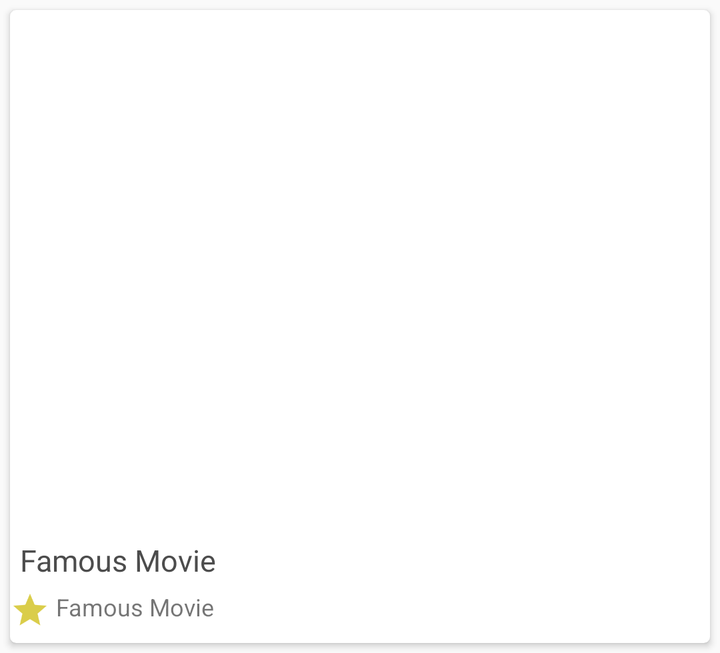
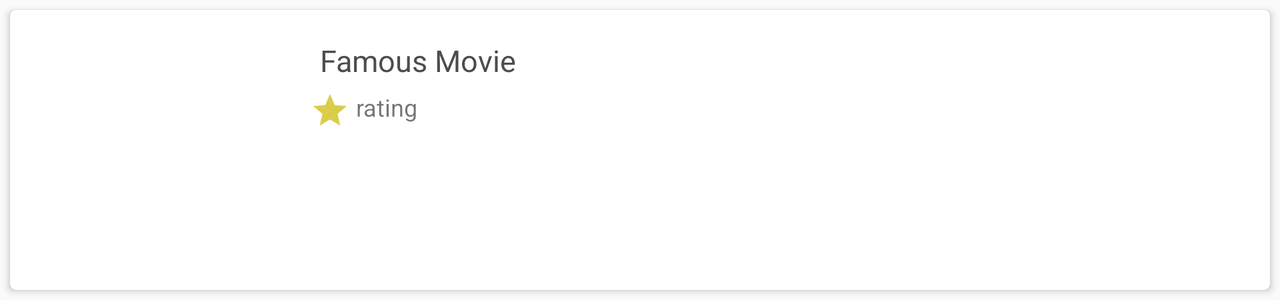

Compare how this app lays out the same screen by default and in its alternative resource folder. The renders come first, then the two layout files and the values they reference.
<!-- AndroidManifest.xml: application theme AppTheme -->
<!-- res/layout/movie_list_content.xml -->
<?xml version="1.0" encoding="utf-8"?>
<android.support.v7.widget.CardView xmlns:android="http://schemas.android.com/apk/res/android"
    xmlns:card_view="http://schemas.android.com/apk/res-auto"
    android:id="@+id/card_view"
    android:layout_width="match_parent"
    android:layout_height="wrap_content"
    android:layout_gravity="center"
    android:layout_margin="@dimen/padding_5dp"
    android:background="@color/white"
    android:elevation="@dimen/elevation_card"
    card_view:cardCornerRadius="@dimen/radius_card">

    <RelativeLayout
        android:layout_width="match_parent"
        android:layout_height="match_parent">

        <ImageView
            android:id="@+id/thumbnail"
            android:layout_width="match_parent"
            android:layout_height="250dp"
            android:background="?attr/selectableItemBackgroundBorderless"
            android:contentDescription="@string/thumbnail"
            android:scaleType="fitXY"
            android:transitionName="poster" />

        <TextView
            android:id="@+id/title"
            android:layout_width="match_parent"
            android:layout_height="wrap_content"
            android:layout_below="@id/thumbnail"
            android:ellipsize="end"
            android:gravity="start"
            android:maxLines="1"
            android:paddingLeft="5dp"
            android:paddingRight="5dp"
            android:paddingTop="15dp"
            android:text="@string/app_name"
            android:textColor="@color/gray"
            android:textSize="15sp"
            android:transitionName="titleMovie" />


        <LinearLayout
            android:layout_width="match_parent"
            android:layout_height="wrap_content"
            android:layout_below="@id/title"
            android:orientation="horizontal"
            android:paddingBottom="@dimen/padding_5dp"
            android:paddingTop="@dimen/padding_5dp"
            android:paddingRight="@dimen/padding_15dp">

            <ImageView
                android:id="@+id/img_rating"
                android:layout_width="@dimen/size_img_txt"
                android:layout_height="@dimen/size_img_txt"
                android:clickable="true"
                android:contentDescription="@string/rating"
                android:focusable="true"
                android:scaleType="fitXY"
                android:src="@drawable/ic_star" />

            <TextView
                android:id="@+id/rating"
                android:layout_width="match_parent"
                android:layout_height="wrap_content"
                android:paddingBottom="@dimen/txt_view_rating_bottom_padding"
                android:paddingLeft="@dimen/txt_view_rating_left_padding"
                android:paddingRight="@dimen/txt_view_rating_right_padding"
                android:text="@string/app_name"
                android:textSize="12sp" />

        </LinearLayout>

    </RelativeLayout>
</android.support.v7.widget.CardView>
<!-- resources referenced by this layout -->
<resources>
  <color name="gray">#4c4c4c</color>
  <color name="white">#FFFFFF</color>
  <dimen name="elevation_card">3dp</dimen>
  <dimen name="padding_15dp">15dp</dimen>
  <dimen name="padding_5dp">5dp</dimen>
  <dimen name="radius_card">3dp</dimen>
  <dimen name="size_img_txt">20dp</dimen>
  <dimen name="txt_view_rating_bottom_padding">5dp</dimen>
  <dimen name="txt_view_rating_left_padding">3dp</dimen>
  <dimen name="txt_view_rating_right_padding">3dp</dimen>
  <!-- drawable ic_star: png bitmap (drawable-hdpi, 829 bytes) -->
  <string name="app_name">Famous Movie</string>
  <string name="rating">rating</string>
  <string name="thumbnail">Thumbnail</string>
  <style name="AppTheme" parent="Theme.AppCompat.Light.DarkActionBar">
          <item name="colorPrimary">@color/colorPrimary</item>
          <item name="colorPrimaryDark">@color/colorPrimaryDark</item>
          <item name="colorAccent">@color/colorAccent</item>
          <item name="cardViewStyle">@style/CardView</item>
          <item name="android:windowContentTransitions">true</item>
      </style>
  <color name="colorPrimary">#3F51B5</color>
  <color name="colorPrimaryDark">#303F9F</color>
  <color name="colorAccent">#FF4081</color>
</resources>
<!-- res/layout-land/movie_list_content.xml (the repository's variant of the layout above) -->
<!-- drawn on the phone turned sideways -->
<?xml version="1.0" encoding="utf-8"?>
<android.support.v7.widget.CardView xmlns:android="http://schemas.android.com/apk/res/android"
    xmlns:card_view="http://schemas.android.com/apk/res-auto"
    xmlns:tools="http://schemas.android.com/tools"
    android:id="@+id/card_view"
    android:layout_width="match_parent"
    android:layout_height="wrap_content"
    android:layout_gravity="center"
    android:layout_margin="5dp"
    android:background="@color/white"
    android:elevation="@dimen/elevation_card"
    card_view:cardCornerRadius="@dimen/radius_card">

        <RelativeLayout
            android:layout_width="match_parent"
            android:layout_height="match_parent">

            <ImageView
                android:id="@+id/thumbnail"
                android:layout_width="150dp"
                android:layout_height="140dp"
                android:layout_alignParentStart="true"
                android:layout_alignParentTop="true"
                android:background="?attr/selectableItemBackgroundBorderless"
                android:contentDescription="@string/thumbnail"
                android:scaleType="fitXY"
                android:transitionName="poster" />

            <TextView
                android:id="@+id/title"
                android:layout_width="match_parent"
                android:layout_height="wrap_content"
                android:layout_alignParentTop="true"
                android:layout_toEndOf="@+id/thumbnail"
                android:ellipsize="end"
                android:gravity="start"
                android:maxLines="1"
                android:paddingLeft="@dimen/paddin_left_txt_view"
                android:paddingRight="@dimen/paddin_right_txt_view"
                android:paddingTop="@dimen/paddin_top_txt_view"
                tools:text="@string/app_name"
                android:textColor="@color/gray"
                android:textSize="15sp"
                android:transitionName="titleMovie" />


            <LinearLayout
                android:layout_width="match_parent"
                android:layout_height="wrap_content"
                android:layout_below="@id/title"
                android:orientation="horizontal"
                android:layout_toEndOf="@+id/thumbnail"
                android:paddingBottom="@dimen/padding_5dp"
                android:paddingTop="@dimen/padding_5dp"
                android:paddingRight="@dimen/padding_15dp">

                <ImageView
                    android:id="@+id/img_rating"
                    android:layout_width="@dimen/size_img_txt"
                    android:layout_height="@dimen/size_img_txt"
                    android:clickable="true"
                    android:contentDescription="@string/rating"
                    android:focusable="true"
                    android:scaleType="fitXY"
                    android:src="@drawable/ic_star" />

                <TextView
                    android:id="@+id/rating"
                    android:layout_width="match_parent"
                    android:layout_height="wrap_content"
                    android:paddingBottom="@dimen/txt_view_rating_bottom_padding"
                    android:paddingLeft="@dimen/txt_view_rating_left_padding"
                    android:paddingRight="@dimen/txt_view_rating_right_padding"
                    android:text="@string/app_name"
                    android:textSize="12sp"
                    tools:text="@string/rating"/>

            </LinearLayout>

        </RelativeLayout>
</android.support.v7.widget.CardView>
<!-- resources referenced by the variant -->
<!-- as the phone turned sideways resolves them -->
<resources>
  <color name="gray">#4c4c4c</color>
  <color name="white">#FFFFFF</color>
  <dimen name="elevation_card">3dp</dimen>
  <dimen name="paddin_left_txt_view">5dp</dimen>
  <dimen name="paddin_right_txt_view">5dp</dimen>
  <dimen name="paddin_top_txt_view">15dp</dimen>
  <dimen name="padding_15dp">15dp</dimen>
  <dimen name="padding_5dp">5dp</dimen>
  <dimen name="radius_card">3dp</dimen>
  <dimen name="size_img_txt">20dp</dimen>
  <dimen name="txt_view_rating_bottom_padding">5dp</dimen>
  <dimen name="txt_view_rating_left_padding">3dp</dimen>
  <dimen name="txt_view_rating_right_padding">3dp</dimen>
  <!-- drawable ic_star: png bitmap (drawable-hdpi, 829 bytes) -->
  <string name="app_name">Famous Movie</string>
  <string name="rating">rating</string>
  <string name="thumbnail">Thumbnail</string>
  <style name="AppTheme" parent="Theme.AppCompat.Light.DarkActionBar">
          <item name="colorPrimary">@color/colorPrimary</item>
          <item name="colorPrimaryDark">@color/colorPrimaryDark</item>
          <item name="colorAccent">@color/colorAccent</item>
          <item name="cardViewStyle">@style/CardView</item>
          <item name="android:windowContentTransitions">true</item>
      </style>
  <color name="colorPrimary">#3F51B5</color>
  <color name="colorPrimaryDark">#303F9F</color>
  <color name="colorAccent">#FF4081</color>
</resources>
